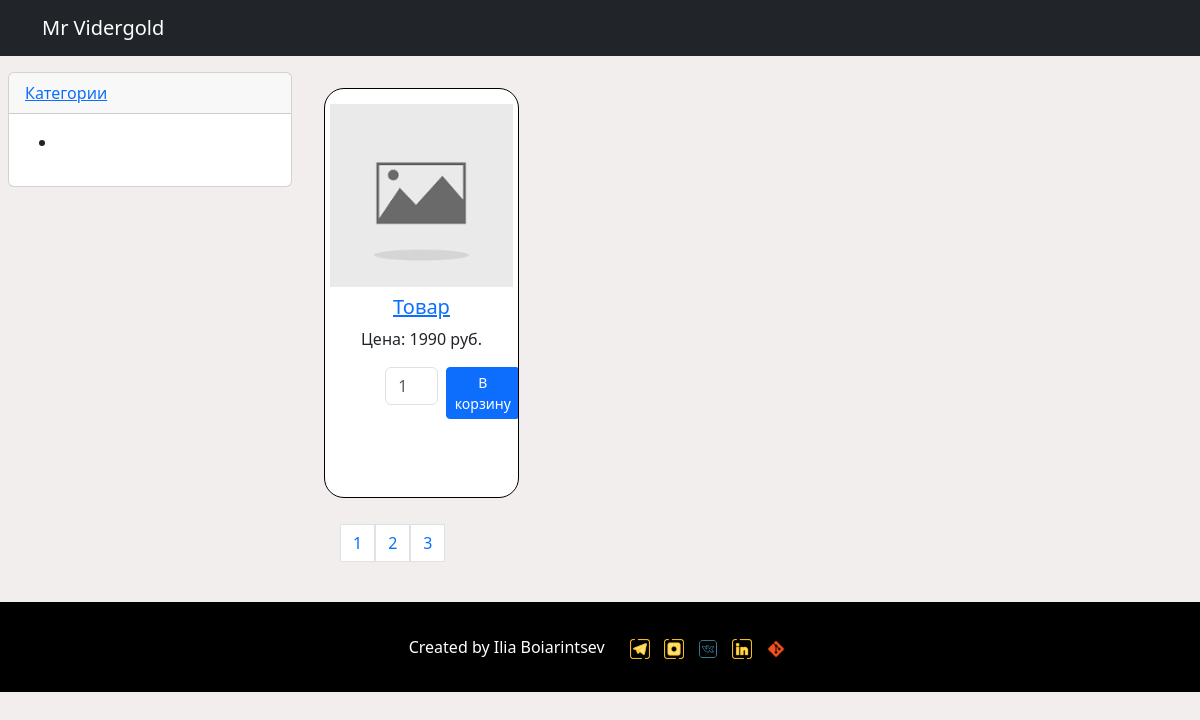
Page /category/zashitnye-ugolki/ on the committed database.
### apps/product/models.py (models this page shows, shortened)
class Product(models.Model):
    STATUS_OPTIONS = (
        ('YES', 'В наличии'),
        ('NO', 'Скоро на складе')
    )
    name = models.CharField(max_length=55, verbose_name='Название')
    slug = models.SlugField(verbose_name='Артикул', max_length=255, blank=True)
    avatar = models.ImageField(default='default.png',
                                  verbose_name='Главная фотография',
                                  upload_to='images/avatars/',
                                  validators=[
                                      FileExtensionValidator(allowed_extensions=('png', 'jpg', 'webp', 'jpeg', 'gif', 'webp'))]
                                  )
    description = models.TextField(verbose_name='Описание')
    category = TreeForeignKey('Category', on_delete=models.PROTECT,
                              related_name='products', verbose_name='Категория', default=False)
    status = models.CharField(choices=STATUS_OPTIONS, default='YES', verbose_name='Статус товара', max_length=10)
    price = models.DecimalField(default=1990, verbose_name='Цена', decimal_places=0, max_digits=8)
    publish = models.DateTimeField(auto_now_add=True)
    updated = models.DateTimeField(auto_now_add=False, auto_now=True)
    objects = models.Manager()
    custom = ProductManager()
    def get_absolute_url(self):
        return reverse('product_detail', args=[self.slug])
    class Meta:
        verbose_name = 'Товары'
        verbose_name_plural = 'Товары'
        ordering = ['id']
        indexes = [models.Index(fields=['name', '-publish', 'status'])] #индексация для ускорения БД
        db_table = 'product'  #название в БД

### apps/product/views.py (the view)
# urls.py: path('category/<str:slug>/', ProductFromCategory.as_view(), name="product_by_category"),
class ProductFromCategory(ListView):
    model = Product
    template_name = 'products/products_list.html'
    context_object_name = 'products'
    category = None
    paginate_by = 1
    queryset = Product.custom.all()
    def get_queryset(self):
        self.category = Category.objects.get(slug=self.kwargs['slug'])
        queryset = Product.objects.filter(category__slug=self.category.slug)
        if not queryset:
            sub_cat = Category.objects.filter(parent=self.category)
            queryset = Product.objects.filter(category__in=sub_cat)
        return queryset
    def get_context_data(self, **kwargs):
        context = super().get_context_data(**kwargs)
        context['title'] = f'Товары категории: {self.category.title}'
        return context

### templates/products/products_list.html (shortened to what this page needs)
{% extends 'main.html' %}
{% load static %}
{% block content %}
    <div class="row">
        {% for product in products %}
            <div class="col-lg-3">
                <div class="product-item">
                    <div class="product-image-item">
                        <a href="{{ product.get_absolute_url }}">
                            <img src="{{ product.avatar.url }}" class="card-img-top" alt="{{ product.name }}">
                        </a>
                    </div>
                    <div class="col-lg-12">
                        <h5 class="text-center">
                            <a href="{{ product.get_absolute_url }}">{{ product.name }}</a>
                        </h5>
                       <div>
                        <p class="price">
                            Цена: {{  product.price }} руб.
                        </p>
                        </div>
                        <div class="container mt-2">
                            <div class="row justify-content-center">
                                <div class="col-md-6">
                                    <form class="d-flex" action="{% url 'cart:cart_add' product.id %}" method="post">
                                        <div class="flex-grow-1 me-2">
                                             <input type="text" class="form-control"
                                                    id="{{ cart_item_form.quantity.id_for_label }}"
                                                    name="{{ cart_item_form.quantity.name }}"
                                                    value="{{ cart_item_form.quantity.value }}"
                                                    placeholder="1">
                                        </div>
                                        <div class="col-md-2">
                                            <button type="submit" class="btn btn-primary btn-sm">В корзину</button>
                                        </div>
                                    </form>
                                </div>
                            </div>
                        </div>
                    </div>
                </div>
            </div>
        {% endfor %}
    </div>
{% endblock %}

### static/css/style.css (style rules this page uses)
html, body { height: 100%; max-height: 100%; font-family: 'Roboto', sans-serif; overflow-x: hidden; padding-bottom: 0px; }
.row { min-width: 100%; }
.product-item { height: 410px; background-color: white; border: 0.4px solid black; position: relative; padding: 10px 0 10px 0; text-align: center; margin-bottom: 10px; border-radius: 20px; overflow: hidden; }
.product-image-item { height = 20%; padding: 5px; margin-bottom: 3px; }

### rows in the picture
Product: avatar (placeholder picture), name "Товар", price "1990"

### other values in the picture
{{ page_number }} "1" "2" "3"
